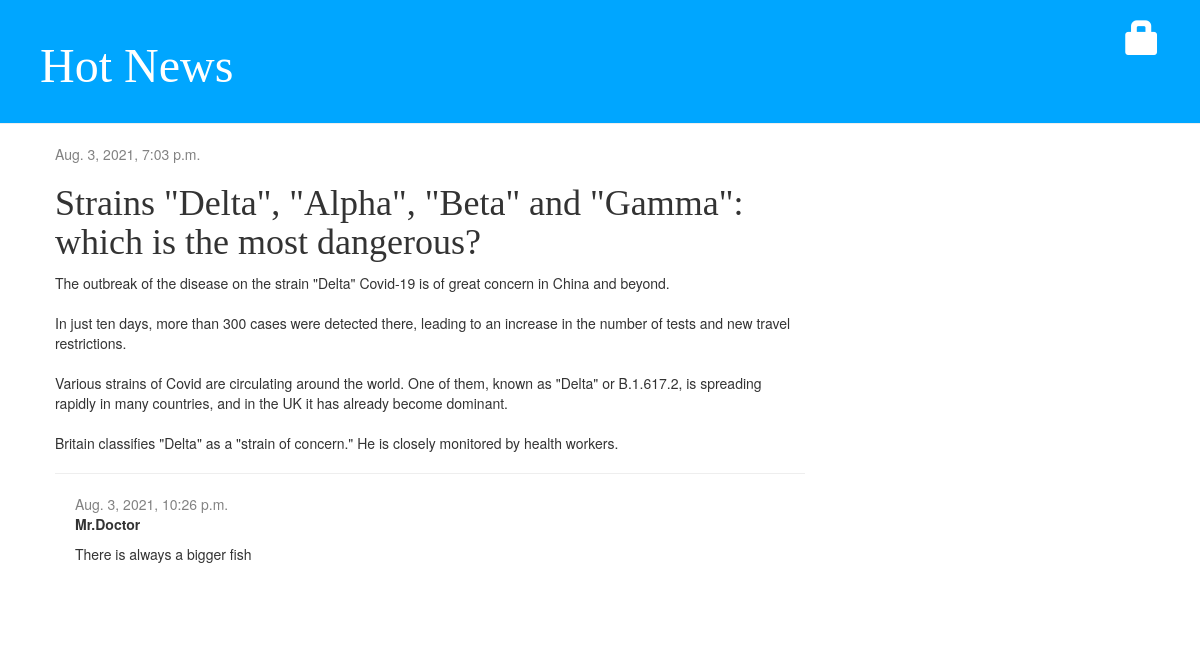
The app's page /post/4/ with its own data.
### news/models.py (models this page shows, shortened)
class Post(models.Model):
    author = models.ForeignKey(settings.AUTH_USER_MODEL, on_delete=models.CASCADE)
    title = models.CharField(max_length=200)
    text = models.TextField()
    created_date = models.DateTimeField(default=timezone.now)
    published_date = models.DateTimeField(blank=True, null=True)

class Comment(models.Model):
    post = models.ForeignKey('news.Post', on_delete=models.CASCADE, related_name='comments')
    author = models.CharField(max_length=200)
    text = models.TextField()
    created_date = models.DateTimeField(default=timezone.now)
    approved_comment = models.BooleanField(default=False)

### news/views.py (the view)
# urls.py: path('post/<int:pk>/', views.post_detail, name='post_detail'),
def post_detail(request, pk):
    post = get_object_or_404(Post, pk=pk)
    return render(request, 'news/post_detail.html', {'post': post})

### news/templates/news/post_detail.html (shortened to what this page needs)
{% extends 'news/base.html' %}
{% block content %}
    <div class="post">
        {% if post.published_date %}
    <div class="date">
        {{ post.published_date }}
    </div>
        {% else %}
    <a class="btn btn-default" href="{% url 'post_publish' pk=post.pk %}">Publish</a>
        {% endif %}
        <h1>{{ post.title }}</h1>
        <p>{{ post.text|linebreaksbr }}</p>
        <hr>
        {% for comment in post.comments.all %}
    {% if user.is_authenticated or comment.approved_comment %}
    <div class="comment">
        <div class="date">
            {{ comment.created_date }}
        </div>
        <strong>{{ comment.author }}</strong>
        <p>{{ comment.text|linebreaks }}</p>
    </div>
    {% endif %}
{% empty %}
    <p>No comments here yet :(</p>
{% endfor %}
    </div>
{% endblock %}

### news/static/css/news.css (style rules this page uses)
body { padding-left: 0px; }
h1, h2, h3, h4 { font-family: 'Times New Roman', cursive; }
.date { color: #828282; }
.post { margin-bottom: 70px; }
.comment { margin: 20px 0px 20px 20px; }

### records on screen
Post: published_date "Aug. 3, 2021, 7:03 p.m.", title "Strains \"Delta\", \"Alpha\", \"Beta\" and \"Gamma\": which is the most dangerous?", text "The outbreak of the disease on the strain \"Delta\" Covid-19 is of great concern in China and beyond. In just ten days, more than 300 cases were detected there, leading to an increase in the number of tests and new travel restrictions. Various strains of Covid are circulating around the world. One of them, known as \"Delta\" or B.1.617.2, is spreading rapidly in many countries, and in the UK it has already become dominant. Britain classifies \"Delta\" as a \"strain of concern.\" He is closely monitored by health workers."
Comment: created_date "Aug. 3, 2021, 10:26 p.m.", author "Mr.Doctor", text "There is always a bigger fish"
